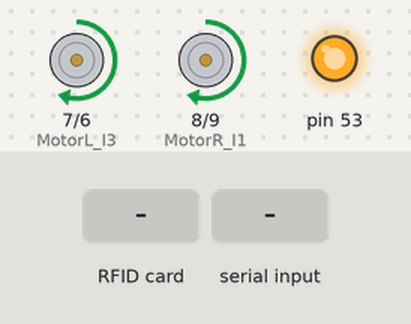
The sketch below on a simulated Arduino Mega 2560, built with avr-gcc and run on an emulated ATmega2560. On the bench: motor-driver pin pairs drawn as motors (green arrow = first pin HIGH = forward, orange = second pin HIGH = backward, longer = more drive, scaled by the enable pin), output pins drawn as LEDs (lit = HIGH). Wiring (inferred from the names in the program): 5 × IR receiver: data A3 / data A4 / data A5 / data A6 / data A7. Inputs (shaded band) come from the test bench. What the sketch prints to the serial monitor is not drawn.

Above: at 1.2 s.
1.3 s: RFID card 5E 7A 19 C4 held to the reader
2.8 s: "nxtMove:\n" received over the second serial link
4.3 s: "90,45\n" received over the second serial link
5.8 s: "nxtMove:90\n" received over the second serial link
Timing chart, 0 to 8.3 s (numbered marks = the images above; inputs shaded):
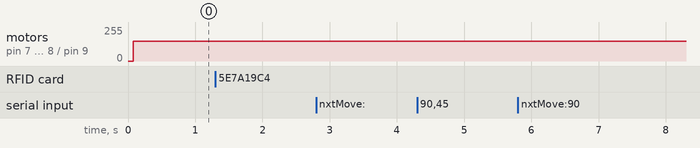

The sketch:

midterm_project.ino
```cpp
/***************************************************************************/
// File       [final_project.ino]
// Author     [Erik Kuo]
// Synopsis   [Code for managing main process]
// Functions  [setup, loop, Search_Mode, Hault_Mode, SetState]
// Modify     [2020/03/27 Erik Kuo]
/***************************************************************************/

#define DEBUG  // debug flag

// for RFID
#include <MFRC522.h>
#include <SPI.h>

// TODO: 請將腳位寫入下方
#define MotorR_I1 8     // 定義 A1 接腳（右）
#define MotorR_I2 9     // 定義 A2 接腳（右）
#define MotorR_PWMR 11  // 定義 ENA (PWM調速) 接腳
#define MotorL_I3 7     // 定義 B1 接腳（左）
#define MotorL_I4 6     // 定義 B2 接腳（左）
#define MotorL_PWML 10  // 定義 ENB (PWM調速) 接腳
// 循線模組, 請按照自己車上的接線寫入腳位
#define IRpin_LL A3
#define IRpin_L A4
#define IRpin_M A5
#define IRpin_R A6
#define IRpin_RR A7
// RFID, 請按照自己車上的接線寫入腳位
#define RST_PIN 3                 // 讀卡機的重置腳位
#define SS_PIN 2                  // 晶片選擇腳位
MFRC522 mfrc522(SS_PIN, RST_PIN);  // 建立MFRC522物件
// BT
#define CUSTOM_NAME "HM10_Mega" // Max length is 12 characters [1]

/*=====Import header files=====*/
#include "RFID.h"
#include "bluetooth.h"
#include "node.h"
#include "track.h"
/*=====Import header files=====*/

/*===========================define pin & create module object================================*/
// BlueTooth
// BT connect to Serial1 (Hardware Serial)
// Mega               HC05
// Pin  (Function)    Pin
// 18    TX       ->  RX
// 19    RX       <-  TX
// TB6612, 請按照自己車上的接線寫入腳位(左右不一定要跟註解寫的一樣)


/*===========================define pin & create module object===========================*/

/*============setup============*/
void setup() {
    // bluetooth initialization
    Serial3.begin(9600);
    // Serial window
    Serial.begin(9600);
    // RFID initial
    SPI.begin();
    mfrc522.PCD_Init();
    // TB6612 pin
    pinMode(MotorR_I1, OUTPUT);
    pinMode(MotorR_I2, OUTPUT);
    pinMode(MotorL_I3, OUTPUT);
    pinMode(MotorL_I4, OUTPUT);
    pinMode(MotorL_PWML, OUTPUT);
    pinMode(MotorR_PWMR, OUTPUT);
    // tracking pin
    pinMode(IRpin_LL, INPUT);
    pinMode(IRpin_L, INPUT);
    pinMode(IRpin_M, INPUT);
    pinMode(IRpin_R, INPUT);
    pinMode(IRpin_RR, INPUT);
#ifdef DEBUG
    Serial.println("Start!");
#endif

    // request_next_move();
}
/*============setup============*/


/*===========================initialize variables===========================*/
int l2 = 0, l1 = 0, m0 = 0, r1 = 0, r2 = 0;  // 紅外線模組的讀值(0->white,1->black)
int _Tp = 150;                                // set your own value for motor power
bool state = true;     // set state to false to halt the car, set state to true to activate the car
BT_CMD _cmd = NOTHING;  // enum for bluetooth message, reference in bluetooth.h line 2


// cross test
int moveSequence[] = {1, 2, 3, 1, 3, 4, 3, 1, 5};
int moveIndex = 0;
int totalMoves = 9;
int currentMove = moveSequence[0];

//

int Act = 1;          // current action state

// int currentMove = 0;  // current move command (1=forward, 2=left, 3=U-turn, 4=right)
unsigned long step[5][5];  // timestamps for state machine
int val[6];           // IR sensor readings

/*===========================initialize variables===========================*/

/*===========================declare function prototypes===========================*/
void Search();    // search graph
void SetState();  // switch the state
/*===========================declare function prototypes===========================*/

/*===========================define function===========================*/
void loop() {
    if (!state)
        MotorWriting(0, 0);
    else
        Search();
    SetState();
}

void SetState() {
    // TODO:
    // 1. Get command from bluetooth
    // 2. Change state if need
    _cmd = ask_BT();
    if (_cmd == HALT) {
        state = !state;
    }
    else if (_cmd != NOTHING) {
        currentMove = (int)_cmd;
    }
}

// Search() with hardcoded route, no BT signals required

void Search() {
    // 1. read IR sensors
    val[1] = digitalRead(IRpin_LL);
    val[2] = digitalRead(IRpin_L);
    val[3] = digitalRead(IRpin_M);
    val[4] = digitalRead(IRpin_R);
    val[5] = digitalRead(IRpin_RR);

    int count = 0;
    for (int i = 1; i < 6; i++) if (val[i] == HIGH) count++;

    // 2. scan RFID
    byte idSize;
    byte* id = rfid(idSize);
    if (id != 0) {
        send_rfid(id, idSize);
#ifdef DEBUG
        Serial.println("RFID scanned!");
#endif
    }

    // 3. node detection state machine
    if      (currentMove == 2 && count >= 4 && Act == 1)  { Act = 21; step[2][1] = millis(); }
    else if (Act == 21 && count <= 3 && millis() - step[2][1] > 500) { Act = 22; step[2][2] = millis(); }

    else if (currentMove == 4 && count >= 4 && Act == 1)  { Act = 41; step[4][1] = millis(); }
    else if (Act == 41 && count <= 1 && millis() - step[4][1] > 500) { Act = 42; step[4][2] = millis(); }

    else if (currentMove == 1 && count >= 4 && Act == 1)  { Act = 11; step[1][1] = millis(); }
    else if (Act == 11 && count <= 1 && millis() - step[1][1] > 500) { Act = 12; step[1][2] = millis(); }

    else if (currentMove == 3 && count >= 4 && Act == 1)  { Act = 31; step[3][1] = millis(); }
    else if (Act == 31 && millis() - step[3][1] > 700)    { Act = 32; step[3][2] = millis(); }

    // finished → load next move from sequence
    else if (Act == 22 && millis() - step[2][2] > 400 && count > 0 && count <= 3) {
        Act = 1; loadNextMove();
    }
    else if (Act == 42 && millis() - step[4][2] > 400 && count > 0 && count <= 3) {
        Act = 1; loadNextMove();
    }
    else if (Act == 32 && count > 0 && count <= 3) {
        Act = 1; loadNextMove();
    }
    else if (Act == 12 && count > 0 && count <= 3) {
        Act = 1; loadNextMove();
    }

    // 4. execute movement
    if      (Act == 22) left_turn(180, 120);
    else if (Act == 42) right_turn(180, 150);
    else if (Act == 31) left_turn(150, 150);
    else if (Act == 32) left_turn(100, 100);
    else tracking(val[1], val[2], val[3], val[4], val[5]);
}

void loadNextMove() {
    moveIndex++;
    if (moveIndex < totalMoves) {
        currentMove = moveSequence[moveIndex];
#ifdef DEBUG
        Serial.print("Next move: ");
        Serial.println(currentMove);
#endif
        if (currentMove == 5) {
            state = false;  // HALT
            MotorWriting(0, 0);
#ifdef DEBUG
            Serial.println("Done! Car halted.");
#endif
        }
    } else {
        state = false;
        MotorWriting(0, 0);
    }
}


// Search() with bluetooth signals
// void Search() {
//     // TODO: let your car search graph(maze) according to bluetooth command from computer(python
//     // code)

//     // whole searching process

//     // 1. read IR sensors
//     val[1] = digitalRead(IRpin_LL);
//     val[2] = digitalRead(IRpin_L);
//     val[3] = digitalRead(IRpin_M);
//     val[4] = digitalRead(IRpin_R);
//     val[5] = digitalRead(IRpin_RR);

//     int count = 0;
//     for (int i = 1; i < 6; i++) if (val[i] == HIGH) count++;

//     // 2. scan RFID
//     byte idSize;
//     byte* id = rfid(idSize);
//     if (id != 0) {
//         send_rfid(id, idSize);
//     }

//     // 3. get next move command from BT
//     // removed because it's already called in SetState()

//     // 4. node detection state machine
//     if      (currentMove == 2 && count >= 4 && Act == 1)  { Act = 21; step[2][1] = millis(); }  // left: reach node
//     else if (Act == 21 && count <= 3 && millis() - step[2][1] > 500) { Act = 22; step[2][2] = millis(); }  // left: past node, turn

//     else if (currentMove == 4 && count >= 4 && Act == 1)  { Act = 41; step[4][1] = millis(); }  // right: reach node
//     else if (Act == 41 && count <= 1 && millis() - step[4][1] > 500) { Act = 42; step[4][2] = millis(); }  // right: past node, turn

//     else if (currentMove == 1 && count >= 4 && Act == 1)  { Act = 11; step[1][1] = millis(); }  // forward: reach node
//     else if (Act == 11 && count <= 1 && millis() - step[1][1] > 500) { Act = 12; step[1][2] = millis(); }  // forward: past node

//     else if (currentMove == 3 && count >= 4 && Act == 1)  { Act = 31; step[3][1] = millis(); }  // U-turn: reach node
//     else if (Act == 31 && millis() - step[3][1] > 700)    { Act = 32; step[3][2] = millis(); }  // U-turn: start turning

//     // finished turning → back to tracking, request next move
//     else if (Act == 22 && millis() - step[2][2] > 400 && count > 0 && count <= 3) { Act = 1; currentMove = 0; request_next_move(); }
//     else if (Act == 42 && millis() - step[4][2] > 400 && count > 0 && count <= 3) { Act = 1; currentMove = 0; request_next_move(); }
//     else if (Act == 32 && count > 0 && count <= 3) { Act = 1; currentMove = 0; request_next_move(); }
//     else if (Act == 12 && count > 0 && count <= 3) { Act = 1; currentMove = 0; request_next_move(); }

//     // 5. execute movement
//     if      (Act == 22) left_turn(180, 120);
//     else if (Act == 42) right_turn(180, 150);
//     else if (Act == 31) left_turn(150, 150);   // U-turn first half
//     else if (Act == 32) left_turn(100, 100);   // U-turn second half
//     else tracking(val[1], val[2], val[3], val[4], val[5]);  // default: follow line

// }
/*===========================define function===========================*/
```

RFID.h
```cpp
/***************************************************************************/
// File       [RFID.h]
// Author     [Erik Kuo]
// Synopsis   [Code for getting UID from RFID card]
// Functions  [rfid]
// Modify     [2020/03/27 Erik Kuo]
/***************************************************************************/

/*===========================don't change anything in this file===========================*/

#include <MFRC522.h>  // 引用程式庫
#include <SPI.h>
/* pin---- SDA:9 SCK:13 MOSI:11 MISO:12 GND:GND RST:define on your own  */

byte* rfid(byte& idSize) {
    // 確認是否有新卡片
    if (mfrc522.PICC_IsNewCardPresent() && mfrc522.PICC_ReadCardSerial()) {
        byte* id = mfrc522.uid.uidByte;  // 取得卡片的UID
        idSize = mfrc522.uid.size;       // 取得UID的長度

// Serial.print("PICC type: ");      // 顯示卡片類型
//  根據卡片回應的SAK值（mfrc522.uid.sak）判斷卡片類型
// MFRC522::PICC_Type piccType = mfrc522.PICC_GetType(mfrc522.uid.sak);
// Serial.println(mfrc522.PICC_GetTypeName(piccType));
#ifdef DEBUG
        Serial.print("UID Size: ");  // 顯示卡片的UID長度值
        Serial.println(idSize);
        for (byte i = 0; i < idSize; i++) {  // 逐一顯示UID碼
            Serial.print("id[");
            Serial.print(i);
            Serial.print("]: ");
            Serial.println(id[i], HEX);  // 以16進位顯示UID值
        }
        Serial.println();
#endif
        mfrc522.PICC_HaltA();  // 讓卡片進入停止模式
        return id;
    }
    return 0;
}
```

bluetooth.h
```cpp
/***************************************************************************/
// File			  [bluetooth.h]
// Author		  [Erik Kuo]
// Synopsis		[Code for bluetooth communication]
// Functions  [ask_BT, send_msg, send_byte]
// Modify		  [2020/03/27 Erik Kuo]
/***************************************************************************/

/*if you have no idea how to start*/
/*check out what you have learned from week 2*/

enum BT_CMD {
    NOTHING,
    FORWARD,    // 1
    TURN_LEFT,  // 2
    U_TURN,     // 3
    TURN_RIGHT, // 4
    HALT,       // 5
    // TODO: add your own command type here

};

BT_CMD ask_BT() {
    BT_CMD message = NOTHING;
    char cmd;
    if (Serial3.available()) {
// TODO:
// 1. get cmd from Serial3(bluetooth serial)
// 2. link bluetooth message to your own command type
        // read full "nxtMove:N" string
        static String inputBuffer = "";
        while (Serial3.available()) {
            char c = Serial3.read();
            if (c == '\n' || c == '\r') {
                inputBuffer.trim();
                if (inputBuffer.startsWith("nxtMove:")) {
                    int move = inputBuffer.substring(8).toInt();
                    if      (move == 1) message = FORWARD;
                    else if (move == 2) message = TURN_LEFT;
                    else if (move == 3) message = U_TURN;
                    else if (move == 4) message = TURN_RIGHT;
                    else if (move == 5) message = HALT;
                    cmd = '0' + move; // for debug print below
                }
                inputBuffer = "";
            } else if (isPrintable(c)) {
                inputBuffer += c;
            }
        }
#ifdef DEBUG
        Serial.print("cmd : ");
        Serial.println(cmd);
#endif
    }
    return message;
}  // ask_BT

// send msg back through Serial1(bluetooth serial)
// can use send_byte alternatively to send msg back
// (but need to convert to byte type)
void send_msg(const char& msg) {
    // TODO:
    Serial3.println(msg);
}  // send_msg

// send UID back through Serial3(bluetooth serial)
void send_byte(byte* id, byte& idSize) {
    for (byte i = 0; i < idSize; i++) {  // Send UID consequently.
        Serial3.print(id[i]);
    }
#ifdef DEBUG
    Serial.print("Sent id: ");
    for (byte i = 0; i < idSize; i++) {  // Show UID consequently.
        Serial.print(id[i], HEX);
    }
    Serial.println();
#endif
}  // send_byte

// NEW: send RFID as "RFID:XXXXXXXX" string (matches what Python/ESP32 bridge expects)
void send_rfid(byte* id, byte& idSize) {
    String rfidStr = "RFID:";
    for (byte i = 0; i < idSize; i++) {
        if (id[i] < 0x10) rfidStr += "0";
        rfidStr += String(id[i], HEX);
    }
    Serial3.println(rfidStr);
#ifdef DEBUG
    Serial.println(rfidStr);
#endif
}  // send_rfid

// NEW: request next move from Python
void request_next_move() {
    Serial3.println("reqNxtMove");
#ifdef DEBUG
    Serial.println("Sent: reqNxtMove");
#endif
}  // request_next_move
```

node.h
```cpp
/***************************************************************************/
// File			  [node.h]
// Author		  [Erik Kuo, Joshua Lin]
// Synopsis		[Code for managing car movement when encounter a node]
// Functions  [/* add on your own! */]
// Modify		  [2020/03/027 Erik Kuo]
/***************************************************************************/

/*===========================import variable===========================*/
int extern _Tp;
/*===========================import variable===========================*/

// TODO: add some function to control your car when encounter a node
// here are something you can try: left_turn, right_turn... etc.

void stop_motors() {
    digitalWrite(MotorL_I3, LOW);
    digitalWrite(MotorL_I4, LOW);
    digitalWrite(MotorR_I1, LOW);
    digitalWrite(MotorR_I2, LOW);
    analogWrite(MotorL_PWML, 0);
    analogWrite(MotorR_PWMR, 0);
}

void left_turn(int lSpeed, int rSpeed) {
    // left motor goes backward, right motor goes forward
    digitalWrite(MotorL_I3, LOW);
    digitalWrite(MotorL_I4, HIGH);
    digitalWrite(MotorR_I1, HIGH);
    digitalWrite(MotorR_I2, LOW);
    analogWrite(MotorL_PWML, lSpeed);
    analogWrite(MotorR_PWMR, rSpeed);
}

void right_turn(int lSpeed, int rSpeed) {
    // left motor goes forward, right motor goes backward
    digitalWrite(MotorL_I3, HIGH);
    digitalWrite(MotorL_I4, LOW);
    digitalWrite(MotorR_I1, LOW);
    digitalWrite(MotorR_I2, HIGH);
    analogWrite(MotorL_PWML, lSpeed);
    analogWrite(MotorR_PWMR, rSpeed);
}

void u_turn() {
    // same as left_turn but longer — 180 degrees
    left_turn(150, 150);
    delay(700);  // tune this value on the actual track
    stop_motors();
}
```

Source omitted: track.h (3191 bytes)

Measured:
- after the input at 1.3 s, every drawn part: stays the same
- after the input at 2.8 s, every drawn part: stays the same
- after the input at 4.3 s, every drawn part: stays the same
- after the input at 5.8 s, every drawn part: stays the same
